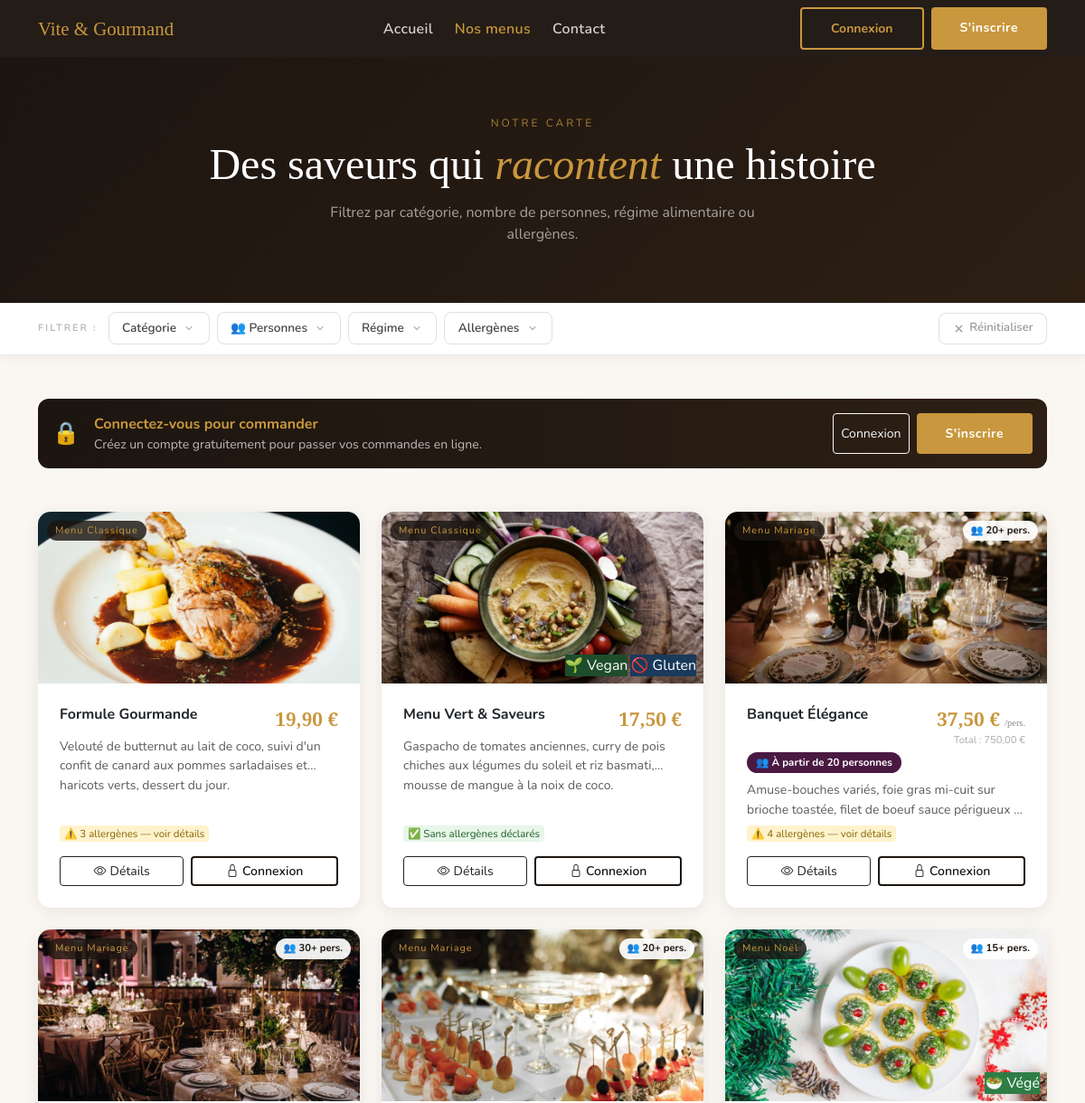
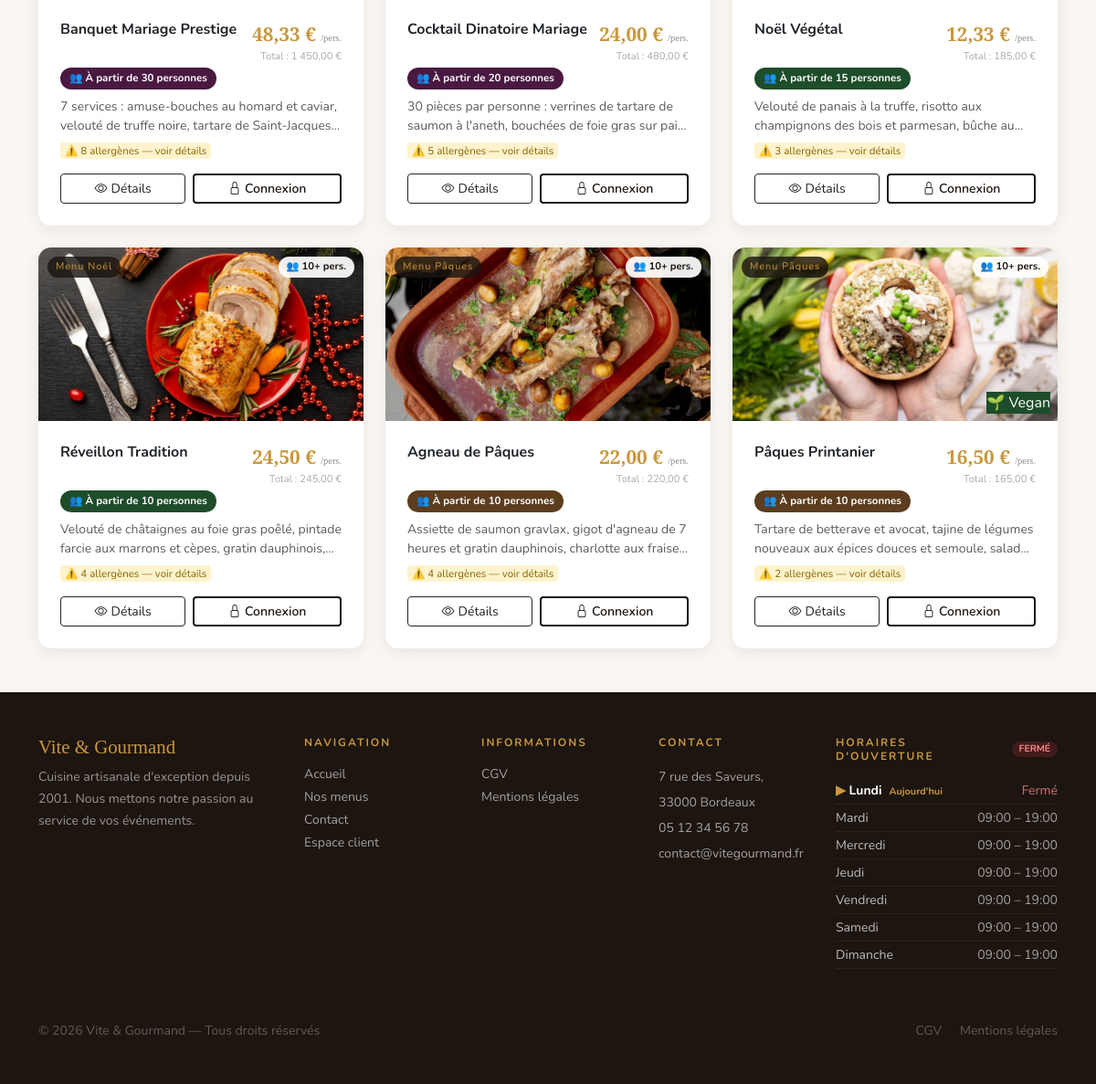
Screenshot of /menus.php with the database file from the repository (2 pictures, top to bottom).
### tables this page shows
CREATE TABLE `menus` (
  `id` int(11) NOT NULL,
  `nom` varchar(200) NOT NULL,
  `description` text DEFAULT NULL,
  `prix` decimal(10,2) NOT NULL,
  `categorie` varchar(100) NOT NULL,
  `disponible` tinyint(1) DEFAULT 1,
  `image_url` text DEFAULT '',
  `allergenes` text DEFAULT '',
  `regime` varchar(200) DEFAULT '',
  `personnes_min` int(11) DEFAULT 1,
  `created_at` datetime DEFAULT current_timestamp()
);

CREATE TABLE `horaires` (
  `id` int(11) NOT NULL,
  `jour` varchar(20) NOT NULL,
  `heure_ouverture` varchar(5) DEFAULT '09:00',
  `heure_fermeture` varchar(5) DEFAULT '19:00',
  `ferme` tinyint(1) DEFAULT 0
);

### menus.php (the view, shortened to what the rows shown need)
<?php
include 'include/db.php';
$is_logged = isset($_SESSION['user_id']);
$cat_config = [
    'Menu Classique' => ['emoji' => '🍽️', 'couleur' => '#2D4A3E'],
    'Menu Noël'      => ['emoji' => '🎄', 'couleur' => '#1E4D2B'],
    'Menu Pâques'    => ['emoji' => '🐣', 'couleur' => '#5C3D1E'],
    'Menu Mariage'   => ['emoji' => '💍', 'couleur' => '#4A1942'],
];
$menus = $pdo
    ->query("SELECT * FROM menus WHERE disponible = 1 ORDER BY categorie, nom")
    ->fetchAll();
?>
<!DOCTYPE html>
<html lang="fr">
<head>
    <link rel="stylesheet" href="https://cdn.jsdelivr.net/npm/bootstrap@5.3.0/dist/css/bootstrap.min.css">
    <link rel="stylesheet" href="https://cdn.jsdelivr.net/npm/bootstrap-icons@1.11.0/font/bootstrap-icons.css">
    <link rel="stylesheet" href="css/global.css">
    <link rel="stylesheet" href="css/public.css">
</head>
<body>
    <div class="page-hero">
        <div class="container">
            <h1 style="font-family: 'Playfair Display', serif; color: #fff; font-size: clamp(2rem, 4vw, 3.2rem);">
            Des saveurs qui <em style="color: var(--gold);">racontent</em> une histoire
            </h1>
        </div>
    </div>
    <div class="container py-5">
        <div class="row g-4" id="menu-grid">
            <?php foreach ($menus as $menu):
            $cat    = $menu['categorie'];
            $config = $cat_config[$cat] ?? ['emoji' => '🍽️', 'couleur' => '#1C1510'];
            $allergenes = array_filter(array_map('trim', explode(',', $menu['allergenes'] ?? '')));
            $regimes    = array_filter(array_map('trim', explode(',', $menu['regime']    ?? '')));
            $nb_pers = max(1, (int)($menu['personnes_min'] ?? 1));
            ?>
            <div class="col-md-6 col-lg-4 menu-item-wrap"
                data-cat="<?= htmlspecialchars($cat) ?>"
                data-allergens="<?= htmlspecialchars($menu['allergenes'] ?? '') ?>"
                data-regimes="<?= htmlspecialchars($menu['regime'] ?? '') ?>"
                data-pers="<?= $nb_pers ?>">
                <div class="menu-card-pub">
                    <div class="position-relative">
                        <?php if (!empty($menu['image_url'])): ?>
                            <img src="<?= htmlspecialchars($menu['image_url']) ?>"
                                alt="<?= htmlspecialchars($menu['nom']) ?>"
                                class="menu-img" loading="lazy">
                        <?php endif; ?>
                        <span class="cat-badge"><?= htmlspecialchars($cat) ?></span>
                        <?php if ($nb_pers > 1): ?>
                            <span class="pers-badge">👥 <?= $nb_pers ?>+ pers.</span>
                        <?php endif; ?>
                        <div style="position: absolute; bottom: 8px; right: 8px; display: flex; flex-wrap: wrap; gap: 3px; justify-content: flex-end;">
                            <?php if (in_array('vegan', $regimes)): ?>
                                <span class="rg-badge" style="background: #1E4D2B; color: #fff;">🌱 Vegan</span>
                            <?php elseif (in_array('vegetarien', $regimes)): ?>
                                <span class="rg-badge" style="background: #2E7D47; color: #fff;">🥗 Végé</span>
                            <?php endif; ?>
                            <?php if (in_array('sans_gluten', $regimes)): ?>
                                <span class="rg-badge" style="background: #1A3A5C; color: #fff;">🚫 Gluten</span>
                            <?php endif; ?>
                        </div>
                    </div>
                    <div class="card-body p-4 d-flex flex-column flex-grow-1">
                        <div class="d-flex justify-content-between align-items-start mb-1 gap-2">
                            <h5 class="fw-bold mb-0" style="line-height: 1.3; font-size: 1rem;">
                                <?= htmlspecialchars($menu['nom']) ?>
                            </h5>
                            <div class="text-end flex-shrink-0">
                                <?php if ($nb_pers > 1):
                                    $prix_par_pers = $menu['prix'] / $nb_pers;
                                ?>
                                    <div class="prix">
                                        <?= number_format($prix_par_pers, 2, ',', ' ') ?> €
                                        <span style="font-size: .65rem; font-weight: 400; color: #888;">/pers.</span>
                                    </div>
                                    <div style="font-size: .7rem; color: #aaa;">
                                        Total : <?= number_format($menu['prix'], 2, ',', ' ') ?> €
                                    </div>
                                <?php else: ?>
                                    <div class="prix"><?= number_format($menu['prix'], 2, ',', ' ') ?> €</div>
                                <?php endif; ?>
                            </div>
                        </div>
                        <?php if ($nb_pers > 1): ?>
                        <div class="mb-2">
                            <span style="display: inline-flex; align-items: center; gap: .3rem; background: <?= $config['couleur'] ?>; color: #fff; border-radius: 50px; padding: 3px 10px; font-size: .72rem; font-weight: 700;">
                                👥 À partir de <?= $nb_pers ?> personnes
                            </span>
                        </div>
                        <?php endif; ?>
                        <p class="text-muted small mb-2 flex-grow-1"
                        style="display: -webkit-box; -webkit-line-clamp: 2; -webkit-box-orient: vertical; overflow: hidden; line-height: 1.55; min-height: 2.6em;">
                            <?= htmlspecialchars($menu['description']) ?>
                        </p>
                        <?php if (!empty($allergenes)): ?>
                            <div class="mb-3">
                                <span class="al-chip"
                                    style="background: #FFF3CD; color: #856404; font-size: .72rem; cursor: pointer;"
                                    onclick="this.closest('.menu-card-pub').querySelector('.btn-detail').click()">
                                    ⚠️ <?= count($allergenes) ?> allergène<?= count($allergenes) > 1 ? 's' : '' ?> — voir détails
                                </span>
                            </div>
                        <?php else: ?>
                            <div class="mb-3">
                                <span class="al-chip" style="background: #E8F5E9; color: #1B5E20; font-size: .72rem;">
                                    ✅ Sans allergènes déclarés
                                </span>
                            </div>
                        <?php endif; ?>
                        <div class="d-flex gap-2">
                            <button class="btn btn-outline-dark flex-grow-1 btn-sm btn-detail"
                                    data-nom="<?= htmlspecialchars($menu['nom'],        ENT_QUOTES) ?>"
                                    data-prix="<?= number_format($menu['prix'], 2, ',', ' ') ?>"
                                    data-ppp="<?= $nb_pers > 1 ? number_format($menu['prix'] / $nb_pers, 2, ',', ' ') : '' ?>"
                                    data-cat="<?= htmlspecialchars($cat,                ENT_QUOTES) ?>"
                                    data-desc="<?= htmlspecialchars($menu['description'], ENT_QUOTES) ?>"
                                    data-img="<?= htmlspecialchars($menu['image_url'] ?? '', ENT_QUOTES) ?>"
                                    data-allergens="<?= htmlspecialchars($menu['allergenes'] ?? '', ENT_QUOTES) ?>"
                                    data-regimes="<?= htmlspecialchars($menu['regime'] ?? '',    ENT_QUOTES) ?>"
                                    data-pers="<?= $nb_pers ?>"
                                    data-color="<?= $config['couleur'] ?>"
                                    data-emoji="<?= $config['emoji'] ?>">
                                <i class="bi bi-eye me-1"></i>Détails
                            </button>
                            <?php if ($is_logged): ?>
                                <a href="user/menu.php" class="btn btn-gold flex-grow-1 btn-sm">
                                    <i class="bi bi-cart-plus me-1"></i>Commander
                                </a>
                            <?php else: ?>
                                <a href="login.php" class="btn flex-grow-1 btn-sm fw-semibold justify-content-center"
                                style="border: 2px solid var(--dark); color: var(--dark);">
                                    <i class="bi bi-lock me-1"></i>Connexion
                                </a>
                            <?php endif; ?>
                        </div>
                    </div>
                </div>
            </div>
                <?php endforeach; ?>
        </div>
    </div>
<?php include 'include/partials/footer.php'; ?>
</body>

### include/partials/footer.php (shortened to what the rows shown need)
<?php
if (!isset($horaires) || !isset($today_fr)) {
    $jours_fr = [
        'Sunday'    => 'Dimanche',
        'Monday'    => 'Lundi',
        'Tuesday'   => 'Mardi',
        'Wednesday' => 'Mercredi',
        'Thursday'  => 'Jeudi',
        'Friday'    => 'Vendredi',
        'Saturday'  => 'Samedi'
    ];
    $today_en = date('l');
    if (isset($jours_fr[$today_en])) {
        $today_fr = $jours_fr[$today_en];
    } else {
        $today_fr = $today_en;
    }
    $horaires = [];
    if (isset($pdo)) {
        $sql_horaires = "SELECT * FROM horaires ORDER BY id";
        $stmt = $pdo->query($sql_horaires);
        if ($stmt) {
            while ($h = $stmt->fetch()) {
                $horaires[$h['jour']] = $h;
            }
        }
    }
}
?>
<footer class="py-5" id="horaires" style="background:var(--dark);">
    <div class="container">
        <div class="row g-5">
            <div class="col-md-3">
                <?php if (!empty($horaires)): ?>
                    <div style="color:rgba(255,255,255,.7);">
                        <?php foreach ($horaires as $jour => $h): ?>
                            <?php $isToday = ($jour === $today_fr); ?>
                            <div class="d-flex justify-content-between align-items-center py-1"
                                 style="border-bottom:1px solid rgba(255,255,255,.06);
                                        <?php echo $isToday ? 'color:#fff;' : ''; ?>">
                                <span class="small"
                                      style="font-weight:<?php echo $isToday ? '700' : '400'; ?>;">
                                    <?php if ($isToday): ?>
                                        <span style="color:var(--gold);">▶</span>
                                    <?php endif; ?>
                                    <?php echo htmlspecialchars($jour); ?>
                                    <?php if ($isToday): ?>
                                        <span style="color:var(--gold);font-size:.68rem;margin-left:4px;">
                                            Aujourd'hui
                                        </span>
                                    <?php endif; ?>
                                </span>
                                <?php if (!empty($h['ferme'])): ?>
                                    <span class="small" style="color:rgba(255,138,138,.8);">
                                        Fermé
                                    </span>
                                <?php else: ?>
                                    <span class="small"
                                          style="font-weight:<?php echo $isToday ? '700' : '400'; ?>;
                                                 color:<?php echo $isToday ? 'var(--gold)'
                                                                            : 'rgba(255,255,255,.6)'; ?>;">
                                        <?php echo $h['heure_ouverture']; ?>
                                        –
                                        <?php echo $h['heure_fermeture']; ?>
                                    </span>
                                <?php endif; ?>
                            </div>
                        <?php endforeach; ?>
                    </div>
                <?php else: ?>
                    <p class="small" style="color:rgba(255,255,255,.4);">
                        Horaires non disponibles
                    </p>
                <?php endif; ?>
            </div>
        </div>
    </div>
</footer>

### rows the page displays
menus: image_url (picture), categorie "Menu Classique", nom "Formule Gourmande", prix "19,90", description "Velouté de butternut au lait de coco, suivi d'un confit de canard aux pommes sarladaises et haricots verts, dessert du jour.", allergenes "3"
menus: image_url (picture), categorie "Menu Classique", shows "🌱 Vegan", shows "🚫 Gluten", nom "Menu Vert & Saveurs", prix "17,50", description "Gaspacho de tomates anciennes, curry de pois chiches aux légumes du soleil et riz basmati, mousse de mangue à la noix de coco.", shows "✅ Sans allergènes déclarés"
menus: image_url (picture), categorie "Menu Mariage", personnes_min "20", nom "Banquet Élégance", prix_par_pers "37,50", prix "750,00", description "Amuse-bouches variés, foie gras mi-cuit sur brioche toastée, filet de boeuf sauce périgueux…", allergenes "4"
menus: image_url (picture), categorie "Menu Mariage", personnes_min "30", nom "Banquet Mariage Prestige", prix_par_pers "48,33", prix "1 450,00", description "7 services : amuse-bouches au homard et caviar, velouté de truffe noire, tartare de…", allergenes "8"
menus: image_url (picture), categorie "Menu Mariage", personnes_min "20", nom "Cocktail Dinatoire Mariage", prix_par_pers "24,00", prix "480,00", description "30 pièces par personne : verrines de tartare de saumon à l'aneth, bouchées de foie gras sur…", allergenes "5"
menus: image_url (picture), categorie "Menu Noël", personnes_min "15", regime "🥗 Végé", nom "Noël Végétal", prix_par_pers "12,33", prix "185,00", description "Velouté de panais à la truffe, risotto aux champignons des bois et parmesan, bûche…", allergenes "3"
menus: image_url (picture), categorie "Menu Noël", personnes_min "10", nom "Réveillon Tradition", prix_par_pers "24,50", prix "245,00", description "Velouté de châtaignes au foie gras poêlé, pintade farcie aux marrons et cèpes, gratin…", allergenes "4"
menus: image_url (picture), categorie "Menu Pâques", personnes_min "10", nom "Agneau de Pâques", prix_par_pers "22,00", prix "220,00", description "Assiette de saumon gravlax, gigot d'agneau de 7 heures et gratin dauphinois, charlotte aux…", allergenes "4"
menus: image_url (picture), categorie "Menu Pâques", personnes_min "10", regime "🌱 Vegan", nom "Pâques Printanier", prix_par_pers "16,50", prix "165,00", description "Tartare de betterave et avocat, tajine de légumes nouveaux aux épices douces et semoule,…", allergenes "2"
horaires: jour "Lundi", shows "Aujourd'hui", ferme "Fermé"
horaires: jour "Mardi", heure_ouverture "09:00", heure_fermeture "19:00"
horaires: jour "Mercredi", heure_ouverture "09:00", heure_fermeture "19:00"
horaires: jour "Jeudi", heure_ouverture "09:00", heure_fermeture "19:00"
horaires: jour "Vendredi", heure_ouverture "09:00", heure_fermeture "19:00"
horaires: jour "Samedi", heure_ouverture "09:00", heure_fermeture "19:00"
horaires: jour "Dimanche", heure_ouverture "09:00", heure_fermeture "19:00"
